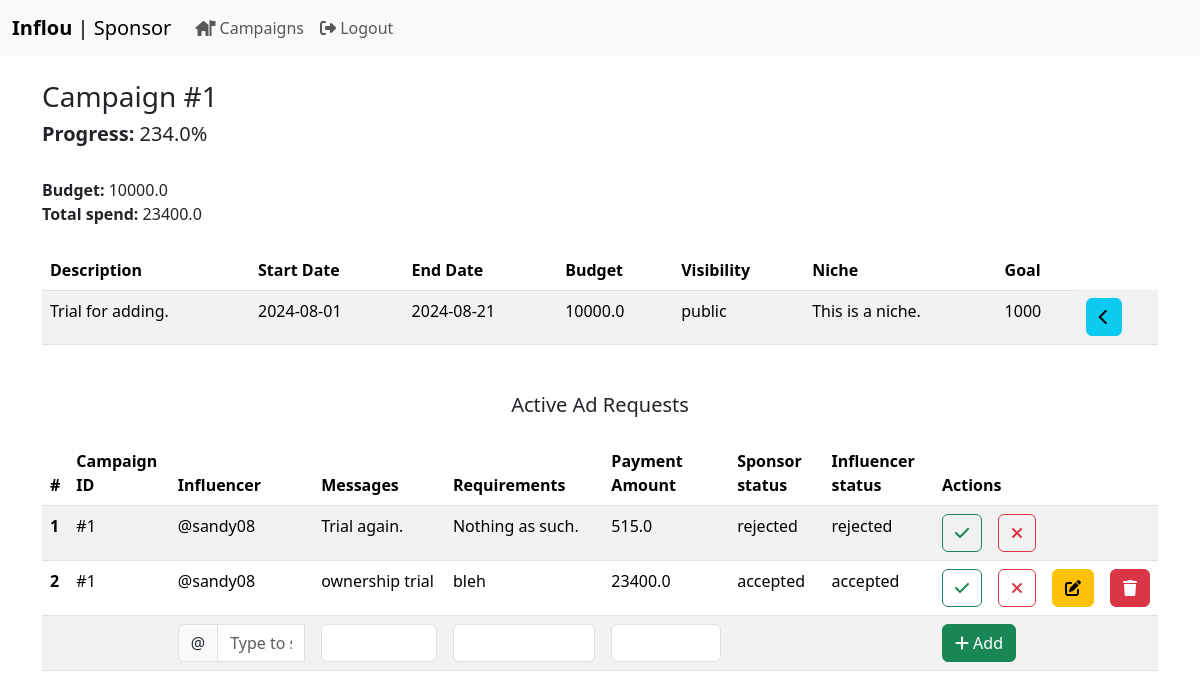
Screenshot of /sponsor/campaigns/1/view (signed in) with the database file from the repository.
### models.py (models this page shows, shortened)
class Campaign(db.Model):
  __tablename__ = 'campaign'
  id = db.Column(db.Integer, primary_key = True, nullable = False)
  sponsor_id = db.Column(db.Integer, db.ForeignKey('sponsor.id'), nullable = False)
  description = db.Column(db.String(512), nullable = False)
  start_date = db.Column(db.Date, nullable = False)
  end_date = db.Column(db.Date, nullable = False)
  budget = db.Column(db.Float, nullable = False)
  visibility = db.Column(db.Integer, nullable = False)
  goal = db.Column(db.Integer, nullable = False)
  niche = db.Column(db.String(32), default='', nullable = False)
  flag = db.Column(db.Boolean, default=False, nullable=False)
  ads = db.relationship('Ad_Request', backref='campaign')

class Ad_Request(db.Model):
  __tablename__ = 'ad_request'
  id = db.Column(db.Integer, primary_key = True, nullable = False)
  campaign_id = db.Column(db.Integer, db.ForeignKey('campaign.id'), nullable = False)
  influencer_id = db.Column(db.Integer, db.ForeignKey('influencer.id'), nullable = False)
  messages = db.Column(db.String(256), nullable = False)
  requirements = db.Column(db.String(256), nullable = False)
  payment_amount = db.Column(db.Float, nullable = False)
  sponsor_status = db.Column(db.String(16), default='pending', nullable = False)
  influencer_status = db.Column(db.String(16), default='pending', nullable = False)
  by_sponsor = db.Column(db.Boolean, default=False, nullable=False)
  by_influencer = db.Column(db.Boolean, default=False, nullable=False)
  flag = db.Column(db.Boolean, default=False, nullable=False)

class User(db.Model):
  __tablename__ = 'user'
  id = db.Column(db.Integer, primary_key = True, nullable = False)
  username = db.Column(db.String(32), unique=True, nullable = False)
  passhash = db.Column(db.String(512), nullable = False)
  type = db.Column(db.String(16), nullable = False)
  @property
  def password(self):
    raise AttributeError('Password is not a readable attribute.')

### routes.py (the view)
@app.route('/sponsor/campaigns/<int:id>/view')
@sponsor_required
def sponsor_campaigns_view(id):
  user = User.query.filter_by(id=session['user_id']).first()
  sponsor = Sponsor.query.filter_by(user_id=session['user_id']).first()
  campaign = Campaign.query.filter_by(id=id).first()
  ads = campaign.ads
  spend = 0
  for ad in ads:
    if ad.sponsor_status == 'accepted' and ad.influencer_status == 'accepted':
      spend += ad.payment_amount
  progress = spend*100/campaign.budget
  return render_template('view-campaign.html', progress=progress, spend=spend, sponsor=sponsor, user=user, campaign=campaign, ads=ads, Influencer=Influencer, User=User)

### routes.py (called while the page is built)
def sponsor_required(func):
  @wraps(func)
  def inner(*args, **kwargs):
    if 'user_id' in session:
      user = User.query.get(session['user_id'])
      if user.type != 'sponsor':
        flash('You must be a sponsor to access this page.')
        return redirect(url_for('logout'))
    else:
      flash('You need to login first.')
      return redirect(url_for('login'))
    return func(*args, **kwargs)
  return inner

### templates/view-campaign.html (shortened to what this page needs)
{% extends 'layout.html' %}
{% block content %}
<h3 class="mt-4">Campaign #{{campaign.id}}</h3>
<h5><b>Progress:</b> {{progress}}%</h5>
<div>
  <br>
  <b>Budget:</b> {{campaign.budget}} <br>
  <b>Total spend:</b> {{spend}}
</div>
<div>
  <table class="table table-striped mt-4">
    <thead>
      <tr>
        <th scope="col">Description</th>
        <th scope="col">Start Date</th>
        <th scope="col">End Date</th>
        <th scope="col">Budget</th>
        <th scope="col">Visibility</th>
        <th scope="col">Niche</th>
        <th scope="col">Goal</th>
      </tr>
    </thead>
    <tbody>
      <form>
        <tr>
          <td>{{campaign.description}}</td>
          <td>{{campaign.start_date}}</td>
          <td>{{campaign.end_date}}</td>
          <td>{{campaign.budget}}</td>
          <td>{{campaign.visibility}}</td>
          <td>{{campaign.niche}}</td>
          <td>{{campaign.goal}}</td>
          <td>
            {% if sponsor %}
            <a class="btn btn-info" href="{{url_for('sponsor_campaigns')}}" role="button"><i class="fa-solid fa-chevron-left"></i></a>
            {% elif influencer %}
            <a class="btn btn-info" href="{{url_for('influencer_stats')}}" role="button"><i class="fa-solid fa-chevron-left"></i></a>
            {% else %}
            <a class="btn btn-info" href="{{url_for('admin_home')}}" role="button"><i class="fa-solid fa-chevron-left"></i></a>
            {% endif %}
          </td>
        </tr>
      </form>
    </tbody>
  </table>
</div>
<div>
  <h5 class="mt-5 mb-0 text-center">Active Ad Requests</h5>
  <table class="table table-striped mt-4">
    <thead>
      <tr>
        <th scope="col">#</th>
        <th scope="col">Campaign ID</th>
        <th scope="col">Influencer</th>
        <th scope="col">Messages</th>
        <th scope="col">Requirements</th>
        <th scope="col">Payment Amount</th>
        <th scope="col">Sponsor status</th>
        <th scope="col">Influencer status</th>
        <th scope="col" colspan="4">Actions</th>
      </tr>
    </thead>
    <tbody>
      {% for ad in ads %}
      <tr>
        <th scope="row">{{loop.index}}</th>
        <td>#{{ad.campaign_id}}</td>
        <td>@{{User.query.filter_by(id=Influencer.query.filter_by(id=ad.influencer_id).first().user_id).first().username}}</td>
        <td>{{ad.messages}}</td>
        <td>{{ad.requirements}}</td>
        <td>{{ad.payment_amount}}</td>
        <td>{{ad.sponsor_status}}</td>
        <td>{{ad.influencer_status}}</td>
        {% if sponsor %}
          <td><a class="btn btn-outline-success" href="/sponsor/campaigns/{{campaign.id}}/adreqs/{{ad.id}}/accept" role="button"><i class="fa-solid fa-check"></i></a></td>
          <td><a class="btn btn-outline-danger" href="/sponsor/campaigns/{{campaign.id}}/adreqs/{{ad.id}}/reject" role="button"><i class="fa-solid fa-xmark"></i></a></td>
          {% if ad.by_sponsor %}
          <td><a class="btn btn-warning" href="/sponsor/campaigns/{{campaign.id}}/adreqs/{{ad.id}}/edit" role="button"><i class="fa-solid fa-pen-to-square"></i></a></td>
          <td><a class="btn btn-danger" href="/sponsor/campaigns/{{campaign.id}}/adreqs/{{ad.id}}/delete" role="button"><i class="fa-solid fa-trash"></i></a></td>
          {% else %}
            <td></td>
            <td></td>
          {% endif %}
        {% endif %}
      </tr>
      {% endfor %}
      <form method="post">
        <tr>
          <th scope="row"></th>
          <td></td>
          <td>
            {% if sponsor %}
            <div class="input-group">
              <span class="input-group-text" id="basic-addon1">@</span>
              <input class="form-control" list="influencers" name="influencer_username" id="influencer_username" placeholder="Type to search...">
            </div>
            {% endif %}
          </td>
          <td><input type="text" name="messages" id="messages" class="form-control" required></td>
          <td><input type="text" name="requirements" id="requirements" class="form-control" required></td>
          <td><input type="text" name="payment_amount" id="payment_amount" class="form-control" required></td>
          <td></td>
          <td></td>
          <td colspan="4"><button class="btn btn-success" type="submit" value="Add"><i class="fa-solid fa-plus"></i> Add</button></td>
        </tr>
      </form>
    </tbody>
  </table>
</div>
{% endblock %}

### rows the page displays
Campaign: id "1", budget "10000.0", description "Trial for adding.", start_date "2024-08-01", end_date "2024-08-21", visibility "public", niche "This is a niche.", goal "1000"
Ad_Request: campaign_id "1", messages "Trial again.", requirements "Nothing as such.", payment_amount "515.0", sponsor_status "rejected", influencer_status "rejected", by_sponsor False (drawn)
User: query.filter_by "sandy08"
Ad_Request: campaign_id "1", messages "ownership trial", requirements "bleh", payment_amount "23400.0", sponsor_status "accepted", influencer_status "accepted"

### other values shown
{{ progress }} "234.0"
{{ spend }} "23400.0"
